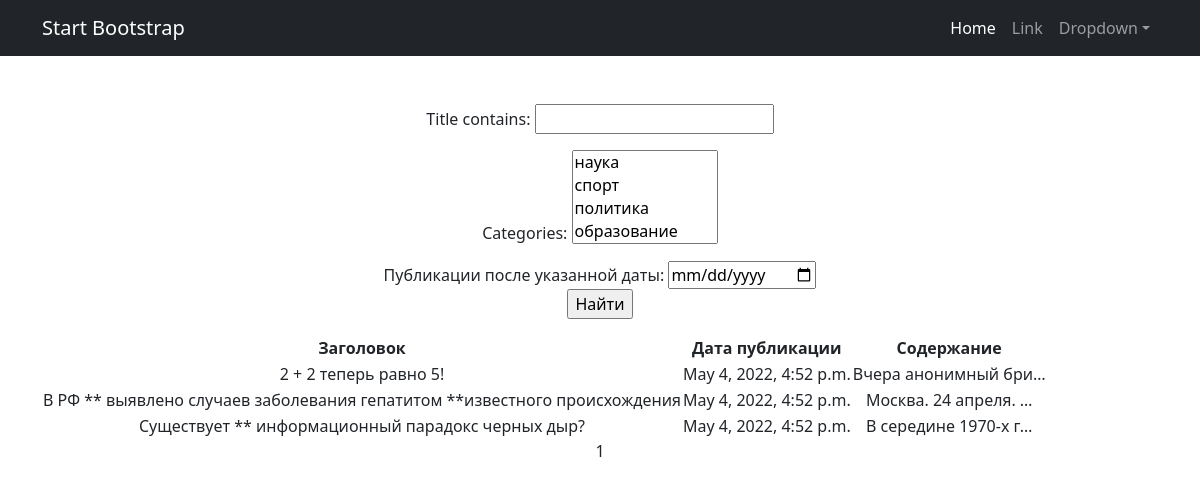
The page /news/search/ on the database as committed earlier.
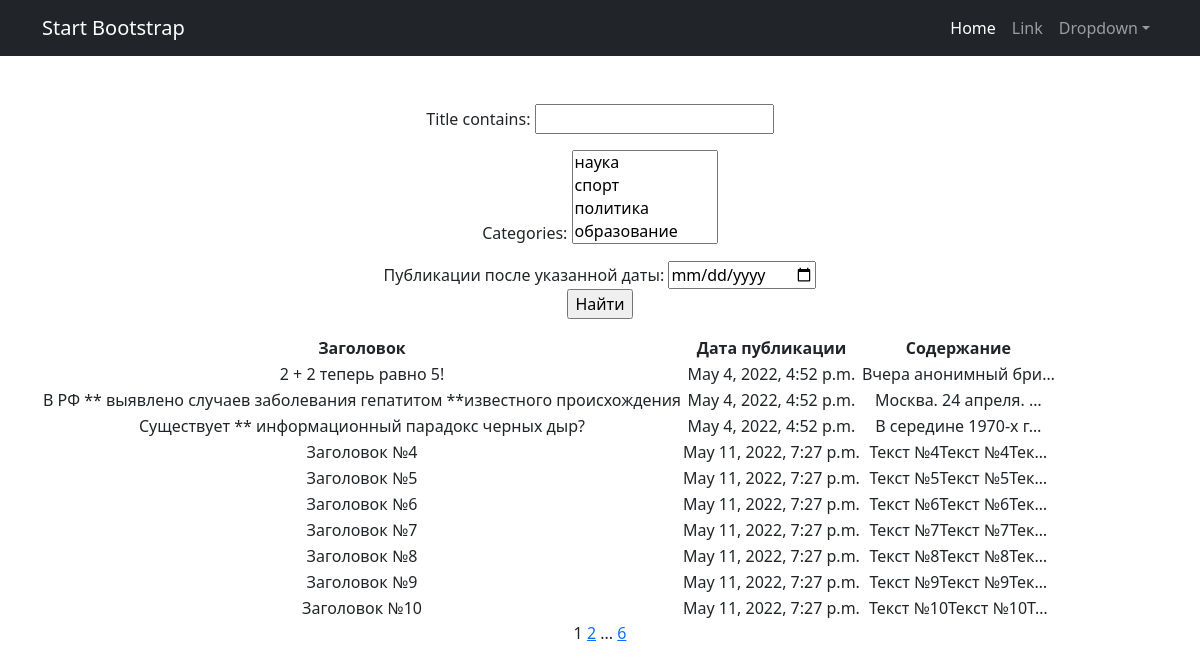
The same page on the database as committed later.
### news/models.py (models this page shows, shortened)
class Post(models.Model):
    article = 'AR'
    news = 'NE'
    post_types = [(article, 'статья'), (news, 'новость')]
    author = models.ForeignKey(Author, on_delete=models.CASCADE)
    post_type = models.CharField(
        max_length=2,
        choices=post_types,
        default=article
    )
    creation_time = models.DateTimeField(auto_now_add=True)
    categories = models.ManyToManyField(Category, through='PostCategory')
    title = models.TextField()
    content = models.TextField()
    rank = models.IntegerField(default=0)

### news/views.py (the view)
# urls.py: path('search/', NewsSearch.as_view()),
class NewsSearch(ListView):
    model = Post
    template_name = 'news_search.html'
    context_object_name = 'news_search_results'
    paginate_by = 10
    def get_queryset(self):
        queryset = super().get_queryset()
        self.filterset = NewsFilter(self.request.GET, queryset)
        try:
            dt = datetime.strptime(self.request.GET['creation_date'], '%Y-%m-%d')
        except MultiValueDictKeyError:
            return self.filterset.qs
        except ValueError:
            return self.filterset.qs
        return self.filterset.qs.filter(creation_time__date__gt=dt)
    def get_context_data(self, **kwargs):
        context = super().get_context_data(**kwargs)
        context['search_form'] = self.filterset
        return context

### news/models.py (called while the page is built)
    def __str__(self):
        return f'{self.name}'

### news/templatetags/custom_filters.py (called while the page is built)
@register.filter()
def censor(text_to_filter):
    bad_words = [
        'на',
        'не',
        'ли',
        'это',
    ]
    filtered_text = text_to_filter
    for bw in bad_words:
        filtered_text = filtered_text.replace(bw, '*' * len(bw))
    return filtered_text

@register.simple_tag(takes_context=True)
def url_replace(context, **kwargs):
    d = context['request'].GET.copy()
    for k, v in kwargs.items():
        d[k] = v
    return d.urlencode()

### templates/news_search.html (shortened to what this page needs)
{% extends 'default.html' %}
{% load custom_filters %}
{% block content %}
    <form action="" method="get">
        {{ search_form.form.as_p }}
        <label for="creation_date">Публикации после указанной даты:</label>
        <input type="date" id="creation_date" name="creation_date"/>
        <p><input type="submit" value="Найти" /></p>
   </form>
    {% if news_search_results %}
        <table>
            <tr>
                <th>Заголовок</th>
                <th>Дата публикации</th>
                <th>Содержание</th>
            </tr>
        {% for n in news_search_results %}
            <tr>
                <td>{{ n.title | censor }}</td>
                <td>{{ n.creation_time }}</td>
                <td>{{ n.content | truncatechars:20 }}</td>
            </tr>
        {% endfor %}
        </table>
    {% else %}
    <h2>По запросу ничего не найдено!</h2>
    {% endif %}
    {{ page_obj.number }}
    {% if page_obj.has_next %}
        <a href="?{% url_replace page=page_obj.next_page_number %}">{{ page_obj.next_page_number }}</a>
        {% if paginator.num_pages != page_obj.next_page_number %}
            ...
            <a href="?{% url_replace page=page_obj.paginator.num_pages %}">{{ page_obj.paginator.num_pages }}</a>
        {% endif %}
    {% endif %}
{% endblock content %}

### templates/default.html (shortened to what this page needs)
<!DOCTYPE html>
<html lang="en">
    <head>
        {% load static %}
        {% load custom_filters %}
        <link href="{% static 'css/styles.css' %}" rel="stylesheet" />
    </head>
    <body>
        <nav class="navbar navbar-expand-lg navbar-dark bg-dark">
            <div class="container">
                <a class="navbar-brand" href="#">Start Bootstrap</a>
                <div class="collapse navbar-collapse" id="navbarSupportedContent">
                    <ul class="navbar-nav ms-auto mb-2 mb-lg-0">
                        <li class="nav-item"><a class="nav-link active" aria-current="page" href="#">Home</a></li>
                        <li class="nav-item"><a class="nav-link" href="#">Link</a></li>
                        <li class="nav-item dropdown">
                            <a class="nav-link dropdown-toggle" id="navbarDropdown" href="#" role="button" data-bs-toggle="dropdown" aria-expanded="false">Dropdown</a>
                        </li>
                    </ul>
                </div>
            </div>
        </nav>
        <div class="container">
            <div class="text-center mt-5">
                {% block content %}{% endblock content %}
            </div>
        </div>
    </body>
</html>

Rows that differ between the two databases and show on the page:
added Post: title|censor "Заголовок №4", creation_time "May 11, 2022, 7:27 p.m.", content "Текст №4Текст №4Тек…"
added Post: title|censor "Заголовок №5", creation_time "May 11, 2022, 7:27 p.m.", content "Текст №5Текст №5Тек…"
added Post: title|censor "Заголовок №6", creation_time "May 11, 2022, 7:27 p.m.", content "Текст №6Текст №6Тек…"
added Post: title|censor "Заголовок №7", creation_time "May 11, 2022, 7:27 p.m.", content "Текст №7Текст №7Тек…"
added Post: title|censor "Заголовок №8", creation_time "May 11, 2022, 7:27 p.m.", content "Текст №8Текст №8Тек…"
added Post: title|censor "Заголовок №9", creation_time "May 11, 2022, 7:27 p.m.", content "Текст №9Текст №9Тек…"
added Post: title|censor "Заголовок №10", creation_time "May 11, 2022, 7:27 p.m.", content "Текст №10Текст №10Т…"
Other text that changed with them:
{{ page_obj.next_page_number }}: (not shown) → "2"
{{ page_obj.paginator.num_pages }}: (not shown) → "6"
